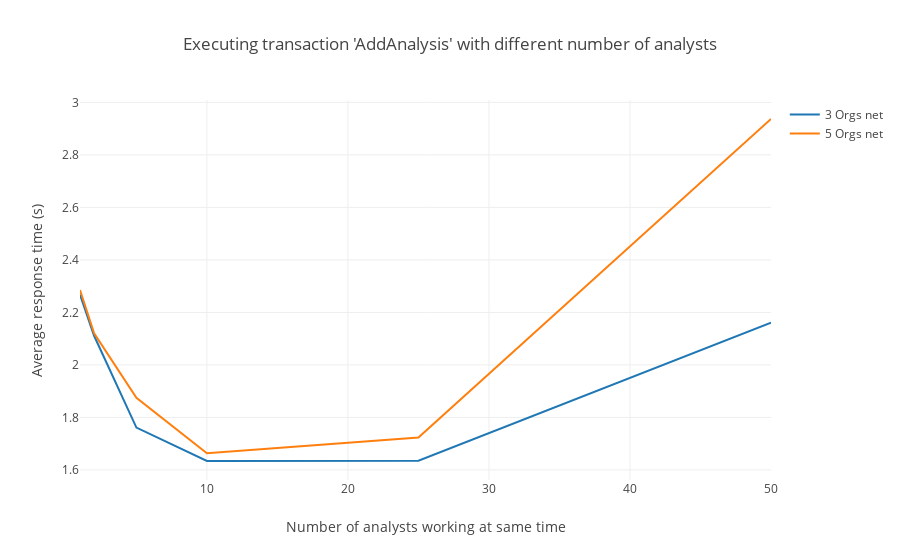

This figure's notebook cell:
### Markdown cell above
### Average times when executing tx 'AddAnalysis'

### Code cell
# 3 Orgs net data
threeOrgs = [2.2678, 2.111, 1.7615, 1.6341, 1.6353, 2.1609]
# 5 Orgs net data
fiveOrgs = [2.2852, 2.1202, 1.8744, 1.6636, 1.7236, 2.9366]

avgAnalysis(threeOrgs, fiveOrgs)

### Figure 1 — Plotly figure (JSON) as saved in the notebook; plotly's stock layout.template omitted (floating-point values rounded to 4 significant figures)
{"data": [{"mode": "lines", "name": "3 Orgs net", "type": "scatter", "uid": "1bfb0de8-dcb9-4888-be73-318a116d183f", "x": [1, 2, 5, 10, 25, 50], "y": [2.268, 2.111, 1.762, 1.634, 1.635, 2.161]}, {"mode": "lines", "name": "5 Orgs net", "type": "scatter", "uid": "8f248491-b03f-4342-9605-5106fa320882", "x": [1, 2, 5, 10, 25, 50], "y": [2.285, 2.12, 1.874, 1.664, 1.724, 2.937]}], "layout": {"barmode": "group", "title": {"text": "Executing transaction 'AddAnalysis' with different number of analysts"}, "xaxis": {"title": {"text": "Number of analysts working at same time"}}, "yaxis": {"title": {"text": "Average response time (s)"}}}}
